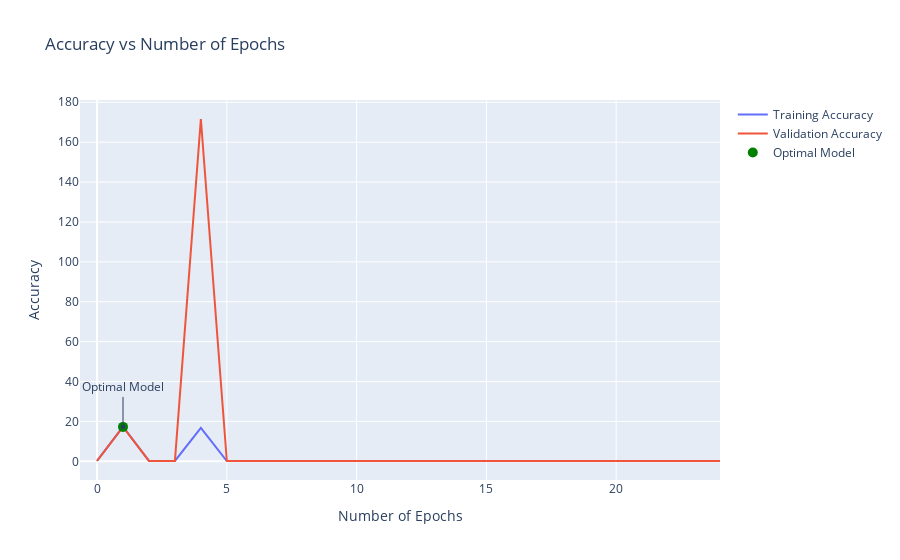

Write notebook code for a chart like this one.
### Code cell
import plotly.graph_objects as go

best_epoch = len(history)
if earlyStoppingCallback.stopped_epoch != None:
    best_epoch = earlyStoppingCallback.stopped_epoch + 1
history.loc[best_epoch] = [history.loc[best_epoch-1, 'accuracy'], 
                           history.loc[best_epoch-1, 'loss'], 
                           history.loc[best_epoch-1, 'val_accuracy'], 
                           history.loc[best_epoch-1, 'val_loss']]

fig = go.Figure()

fig.add_trace(go.Scatter(x=history.index, y=history['accuracy'], mode='lines', name='Training Accuracy'))
fig.add_trace(go.Scatter(x=history.index, y=history['val_accuracy'], mode='lines', name='Validation Accuracy'))

# Menambahkan bullet point pada titik optimal
fig.add_trace(go.Scatter(x=[best_epoch], y=[history.loc[best_epoch, 'val_accuracy']], mode='markers', name='Optimal Model',
                         marker=dict(color='green', size=10, symbol='circle')))

fig.update_xaxes(title="Number of Epochs")
fig.update_yaxes(title="Accuracy")
fig.update_layout(showlegend=True,
                  title='Accuracy vs Number of Epochs',
                  xaxis_title='Number of Epochs',
                  yaxis_title='Accuracy',
                  annotations=[
                      dict(
                          x=best_epoch,
                          y=history.loc[best_epoch, 'val_accuracy'],
                          xref="x",
                          yref="y",
                          text="Optimal Model",
                          showarrow=True,
                          arrowhead=7,
                          ax=0,
                          ay=-40
                      )
                  ]
)

fig.show()

### Figure 1 — Plotly figure (JSON) as saved in the notebook; plotly's stock layout.template omitted (floating-point values rounded to 4 significant figures)
{"data": [{"mode": "lines", "name": "Training Accuracy", "type": "scatter", "x": [0, 1, 2, 3, 4, 5, 6, 7, 8, 9, 10, 11, 12, 13, 14, 15, 16, 17, 18, 19, 20, 21, 22, 23, 24], "y": [0.2181, 17.35, 0.2346, 0.2099, 16.73, 0.1646, 0.1728, 0.1934, 0.1852, 0.1728, 0.1852, 0.1728, 0.1728, 0.2346, 0.214, 0.1646, 0.2222, 0.2016, 0.2016, 0.2387, 0.2099, 0.2305, 0.1646, 0.1687, 0.1811]}, {"mode": "lines", "name": "Validation Accuracy", "type": "scatter", "x": [0, 1, 2, 3, 4, 5, 6, 7, 8, 9, 10, 11, 12, 13, 14, 15, 16, 17, 18, 19, 20, 21, 22, 23, 24], "y": [0.1724, 17.25, 0.1724, 0.2241, 171.6, 0.1724, 0.1724, 0.1724, 0.1724, 0.2414, 0.2414, 0.2241, 0.2241, 0.2241, 0.2241, 0.2241, 0.2241, 0.2241, 0.2241, 0.2241, 0.2241, 0.2241, 0.2241, 0.2241, 0.2241]}, {"marker": {"color": "green", "size": 10, "symbol": "circle"}, "mode": "markers", "name": "Optimal Model", "type": "scatter", "x": [1], "y": [17.25]}], "layout": {"annotations": [{"arrowhead": 7, "ax": 0, "ay": -40, "showarrow": true, "text": "Optimal Model", "x": 1, "xref": "x", "y": 17.25, "yref": "y"}], "showlegend": true, "title": {"text": "Accuracy vs Number of Epochs"}, "xaxis": {"title": {"text": "Number of Epochs"}}, "yaxis": {"title": {"text": "Accuracy"}}}}
